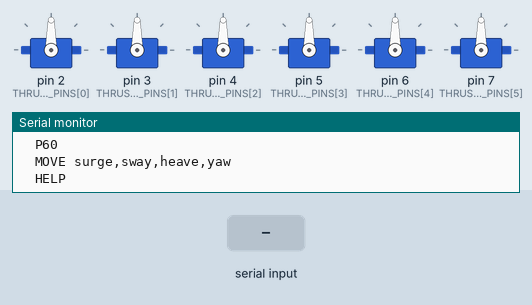
A sketch run on a simulated Arduino Uno, built with avr-gcc and run on an emulated ATmega328P. Shown: 6 × servo, the last lines printed to the serial monitor. The test bench sets the inputs (shaded band).

Above: at 1.2 s.
1.3 s: "F\n" received over Serial
At 1.8 s:
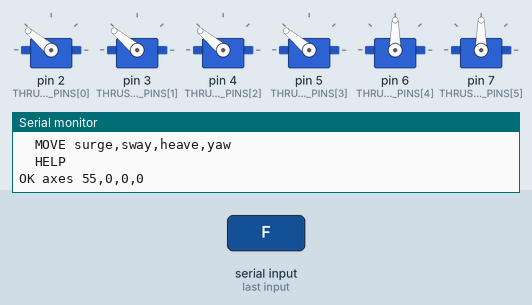
3.5 s: "B\n" received over Serial
At 3.9 s:
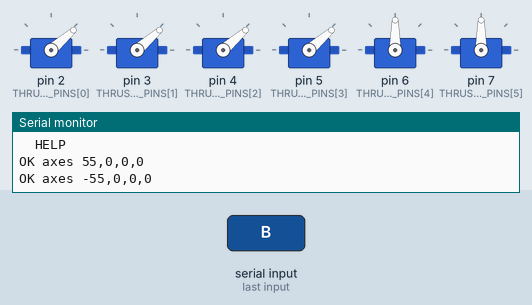
5.7 s: "L\n" received over Serial
At 6.2 s:
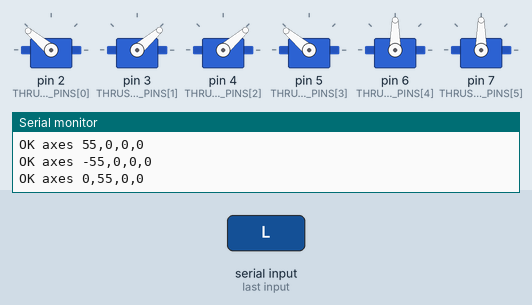
7.9 s: "R\n" received over Serial
At 8.4 s:
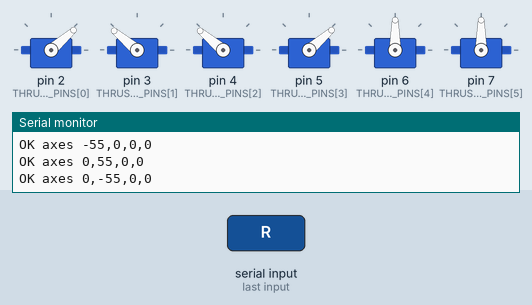
10.1 s: "U\n" received over Serial
At 10.6 s:
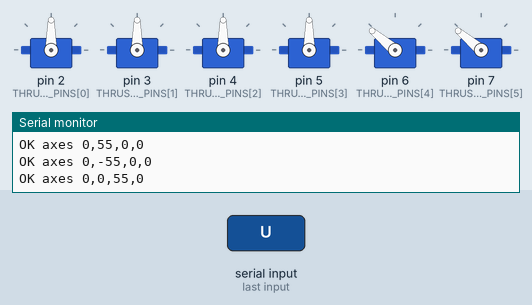
12.3 s: "D\n" received over Serial
At 12.8 s:
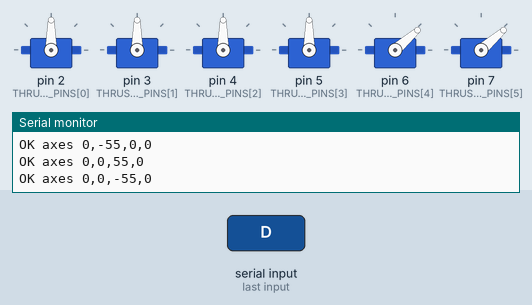
Timing chart, 0 to 15.3 s (numbered marks = the images above; inputs shaded):
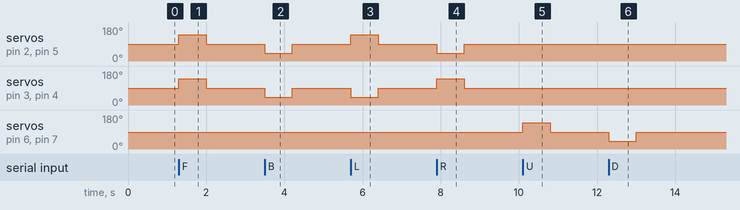

The sketch:

mega_motion_controller.ino
```cpp
#include <Servo.h>

constexpr uint8_t THRUSTER_COUNT = 6;
constexpr uint8_t THRUSTER_PINS[THRUSTER_COUNT] = {2, 3, 4, 5, 6, 7};

enum ThrusterIndex : uint8_t {
  FRONT_LEFT = 0,
  FRONT_RIGHT,
  REAR_LEFT,
  REAR_RIGHT,
  VERTICAL_LEFT,
  VERTICAL_RIGHT
};

constexpr int PWM_NEUTRAL = 1500;
constexpr int PWM_MIN = 1100;
constexpr int PWM_MAX = 1900;
constexpr unsigned long COMMAND_TIMEOUT_MS = 700;

Servo thrusters[THRUSTER_COUNT];
int currentPwm[THRUSTER_COUNT] = {
  PWM_NEUTRAL, PWM_NEUTRAL, PWM_NEUTRAL,
  PWM_NEUTRAL, PWM_NEUTRAL, PWM_NEUTRAL
};

struct Axes {
  int surge = 0;
  int sway = 0;
  int heave = 0;
  int yaw = 0;
};

Axes axes;
int defaultPowerPct = 55;
unsigned long lastCommandMs = 0;

void setup() {
  Serial.begin(115200);

  for (uint8_t i = 0; i < THRUSTER_COUNT; ++i) {
    thrusters[i].attach(THRUSTER_PINS[i], PWM_MIN, PWM_MAX);
    thrusters[i].writeMicroseconds(PWM_NEUTRAL);
  }

  lastCommandMs = millis();
  printBanner();
  printHelp();
}

void loop() {
  readSerialCommands();

  if (millis() - lastCommandMs > COMMAND_TIMEOUT_MS) {
    zeroAxes();
  }

  updateThrusters();
}

void readSerialCommands() {
  static String line;

  while (Serial.available() > 0) {
    const char incoming = static_cast<char>(Serial.read());

    if (incoming == '\n' || incoming == '\r') {
      if (line.length() > 0) {
        processCommand(line);
        line = "";
      }
      continue;
    }

    if (line.length() < 64) {
      line += incoming;
    } else {
      line = "";
      Serial.println(F("ERR command too long"));
    }
  }
}

void processCommand(String command) {
  command.trim();
  command.toUpperCase();

  if (command == "F") {
    setAxes(defaultPowerPct, 0, 0, 0);
  } else if (command == "B") {
    setAxes(-defaultPowerPct, 0, 0, 0);
  } else if (command == "L") {
    setAxes(0, defaultPowerPct, 0, 0);
  } else if (command == "R") {
    setAxes(0, -defaultPowerPct, 0, 0);
  } else if (command == "U") {
    setAxes(0, 0, defaultPowerPct, 0);
  } else if (command == "D") {
    setAxes(0, 0, -defaultPowerPct, 0);
  } else if (command == "Q") {
    setAxes(0, 0, 0, defaultPowerPct);
  } else if (command == "E") {
    setAxes(0, 0, 0, -defaultPowerPct);
  } else if (command == "S") {
    stopAll();
  } else if (command == "HELP") {
    printHelp();
  } else if (command.startsWith("P")) {
    setDefaultPower(command.substring(1));
  } else if (command.startsWith("MOVE")) {
    parseMoveCommand(command);
  } else {
    Serial.print(F("ERR unknown command: "));
    Serial.println(command);
  }
}

void setDefaultPower(const String &payload) {
  const int requested = payload.toInt();
  defaultPowerPct = constrain(requested, 10, 100);
  Serial.print(F("OK default power "));
  Serial.print(defaultPowerPct);
  Serial.println(F("%"));
  lastCommandMs = millis();
}

void parseMoveCommand(const String &command) {
  const int separatorIndex = command.indexOf(' ');
  if (separatorIndex < 0) {
    Serial.println(F("ERR MOVE format is: MOVE surge,sway,heave,yaw"));
    return;
  }

  const String payload = command.substring(separatorIndex + 1);
  int values[4] = {0, 0, 0, 0};

  if (!parseCsvIntegers(payload, values, 4)) {
    Serial.println(F("ERR invalid MOVE payload"));
    return;
  }

  setAxes(values[0], values[1], values[2], values[3]);
}

bool parseCsvIntegers(String payload, int *values, uint8_t expectedCount) {
  payload.trim();

  int startIndex = 0;
  for (uint8_t i = 0; i < expectedCount; ++i) {
    const int endIndex = (i == expectedCount - 1) ? -1 : payload.indexOf(',', startIndex);

    if (endIndex == -1 && i != expectedCount - 1) {
      return false;
    }

    const String token = (endIndex == -1)
      ? payload.substring(startIndex)
      : payload.substring(startIndex, endIndex);

    if (token.length() == 0) {
      return false;
    }

    values[i] = token.toInt();
    startIndex = endIndex + 1;
  }

  return true;
}

void setAxes(int surge, int sway, int heave, int yaw) {
  axes.surge = constrain(surge, -100, 100);
  axes.sway = constrain(sway, -100, 100);
  axes.heave = constrain(heave, -100, 100);
  axes.yaw = constrain(yaw, -100, 100);
  lastCommandMs = millis();

  Serial.print(F("OK axes "));
  Serial.print(axes.surge);
  Serial.print(',');
  Serial.print(axes.sway);
  Serial.print(',');
  Serial.print(axes.heave);
  Serial.print(',');
  Serial.println(axes.yaw);
}

void zeroAxes() {
  axes.surge = 0;
  axes.sway = 0;
  axes.heave = 0;
  axes.yaw = 0;
}

void stopAll() {
  zeroAxes();
  lastCommandMs = millis();
  Serial.println(F("OK stop"));
}

float clampUnit(float value) {
  if (value > 1.0f) {
    return 1.0f;
  }
  if (value < -1.0f) {
    return -1.0f;
  }
  return value;
}

int mapUnitToPwm(float value) {
  const float limited = clampUnit(value);
  return PWM_NEUTRAL + static_cast<int>(limited * static_cast<float>(PWM_MAX - PWM_NEUTRAL));
}

void updateThrusters() {
  const float surge = axes.surge / 100.0f;
  const float sway = axes.sway / 100.0f;
  const float heave = axes.heave / 100.0f;
  const float yaw = axes.yaw / 100.0f;

  float mix[THRUSTER_COUNT];
  mix[FRONT_LEFT] = surge + sway + yaw;
  mix[FRONT_RIGHT] = surge - sway - yaw;
  mix[REAR_LEFT] = surge - sway + yaw;
  mix[REAR_RIGHT] = surge + sway - yaw;
  mix[VERTICAL_LEFT] = heave;
  mix[VERTICAL_RIGHT] = heave;

  for (uint8_t i = 0; i < THRUSTER_COUNT; ++i) {
    currentPwm[i] = mapUnitToPwm(mix[i]);
    thrusters[i].writeMicroseconds(currentPwm[i]);
  }
}

void printBanner() {
  Serial.println();
  Serial.println(F("OI ROV 2023 Gen 1"));
  Serial.println(F("Arduino Mega basic motion controller"));
}

void printHelp() {
  Serial.println(F("Commands:"));
  Serial.println(F("  F B L R U D Q E S"));
  Serial.println(F("  P60"));
  Serial.println(F("  MOVE surge,sway,heave,yaw"));
  Serial.println(F("  HELP"));
}
```

Measured:
- after the input at 1.3 s, servo on pin 2 (THRUSTER_PINS[0]), servo on pin 3 (THRUSTER_PINS[1]), servo on pin 4 (THRUSTER_PINS[2]), servo on pin 5 (THRUSTER_PINS[3]): 90° → 140° at once, → 90° 0.70 s later
- after the input at 3.5 s, servo on pin 2 (THRUSTER_PINS[0]), servo on pin 3 (THRUSTER_PINS[1]), servo on pin 4 (THRUSTER_PINS[2]), servo on pin 5 (THRUSTER_PINS[3]): 90° → 41° at once, → 90° 0.70 s later
- after the input at 5.7 s, servo on pin 2 (THRUSTER_PINS[0]), servo on pin 5 (THRUSTER_PINS[3]): 90° → 140° at once, → 90° 0.70 s later; servo on pin 3 (THRUSTER_PINS[1]), servo on pin 4 (THRUSTER_PINS[2]): 90° → 41° at once, → 90° 0.70 s later
- after the input at 7.9 s, servo on pin 2 (THRUSTER_PINS[0]), servo on pin 5 (THRUSTER_PINS[3]): 90° → 41° at once, → 90° 0.70 s later; servo on pin 3 (THRUSTER_PINS[1]), servo on pin 4 (THRUSTER_PINS[2]): 90° → 140° at once, → 90° 0.70 s later
- after the input at 10.1 s, servo on pin 6 (THRUSTER_PINS[4]), servo on pin 7 (THRUSTER_PINS[5]): 90° → 140° at once, → 90° 0.70 s later
- after the input at 12.3 s, servo on pin 6 (THRUSTER_PINS[4]), servo on pin 7 (THRUSTER_PINS[5]): 90° → 41° at once, → 90° 0.70 s later
